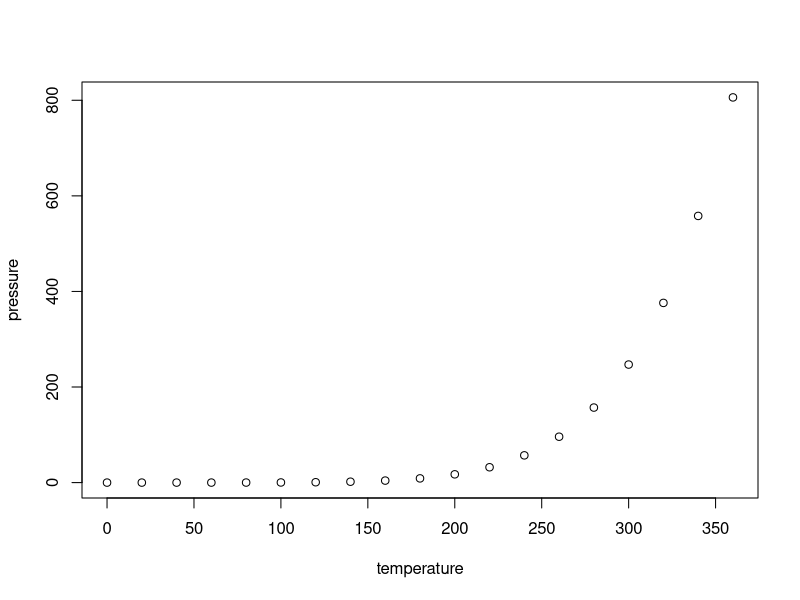
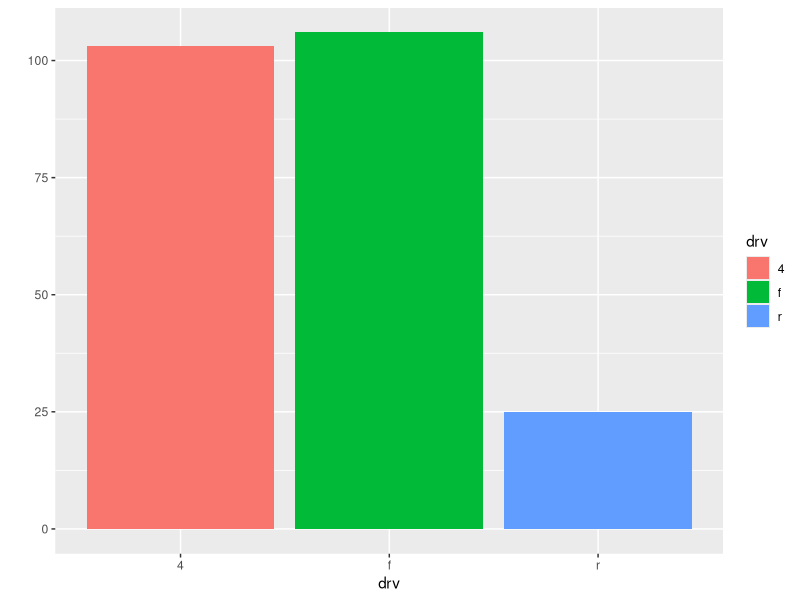

Write R code to recreate these figures, in order.
## ---- chunk 1
knitr::opts_chunk$set(echo = TRUE)
## ---- chunk 2
summary(cars)
## ---- chunk 3
plot(pressure)
## ---- chunk 4
library(ggplot2)
qplot(data = mpg, x = drv, fill = drv)
